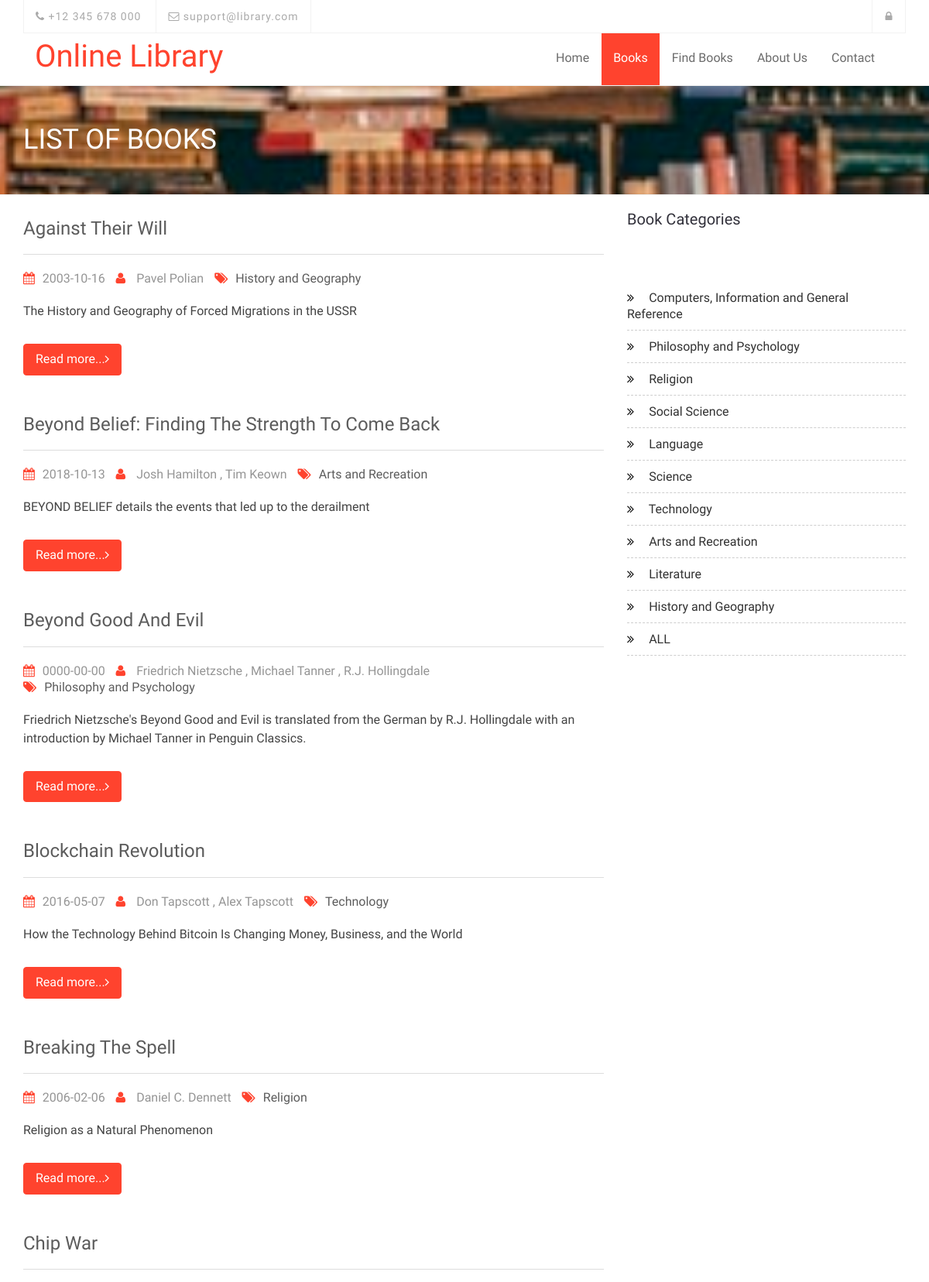
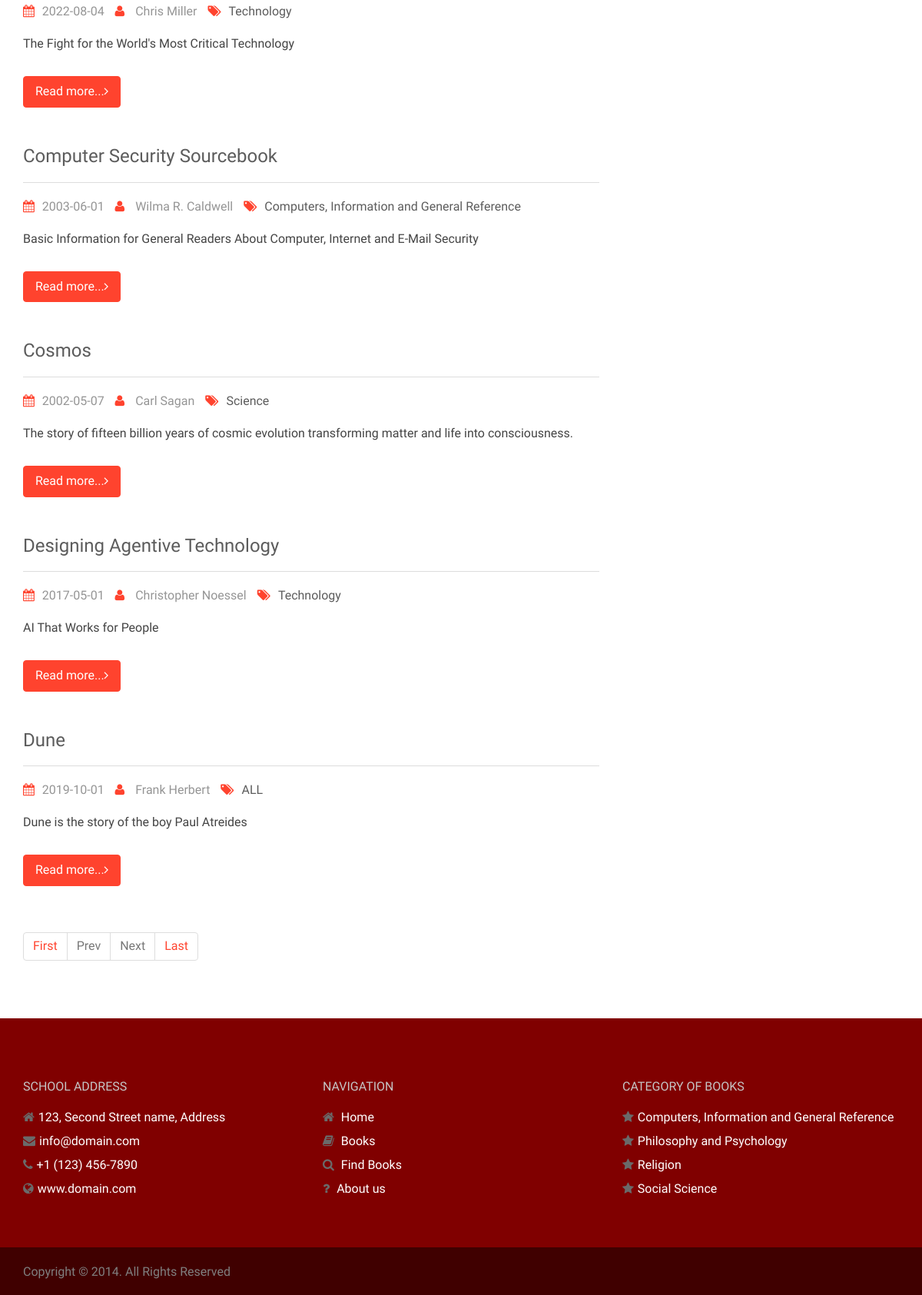
Page /index.php?q=books on the committed database (2 pictures, top to bottom).
### tables this page shows
CREATE TABLE `tblbooks` (
  `BookID` int(11) NOT NULL,
  `IBSN` varchar(13) NOT NULL,
  `BookTitle` varchar(125) NOT NULL,
  `BookDesc` varchar(255) NOT NULL,
  `Author` varchar(125) NOT NULL,
  `PublishDate` date NOT NULL,
  `BookPublisher` varchar(125) NOT NULL,
  `Category` varchar(90) NOT NULL,
  `BookPrice` double NOT NULL,
  `BookQuantity` int(11) NOT NULL,
  `Status` varchar(30) NOT NULL,
  `BookType` varchar(90) NOT NULL,
  `DeweyDecimal` varchar(90) NOT NULL,
  `OverAllQty` int(11) NOT NULL,
  `Donate` tinyint(1) NOT NULL,
  `Remarks` varchar(90) NOT NULL
);

CREATE TABLE `tblcategory` (
  `CategoryId` int(11) NOT NULL,
  `Category` varchar(125) NOT NULL,
  `DDecimal` varchar(90) NOT NULL
);

### index.php (called while the page is built, shortened)
<?php
require_once("include/initialize.php");
$view = (isset($_GET['q']) && $_GET['q'] != '') ? $_GET['q'] : '';
switch ($view) {
  case 'books':
    $title = "List of Books";
   break;
}
require_once("theme/templates.php");
?>

### include/database.php (called while the page is built, shortened)
<?php
class Database {
	var $sql_string = '';
	private $conn;
	public function open_connection() {
		$this->conn = mysqli_connect(server, user, pass);
		if (!$this->conn) {
			throw new Exception("Failed to connect to the database server: " . mysqli_connect_error());
		} else {
			$db_select = mysqli_select_db($this->conn, database_name);
		}
	}
	function setQuery($sql='') {
		$this->sql_string=$sql;
	}
	function executeQuery() {
		$result = mysqli_query($this->conn,$this->sql_string);
		return $result;
	}
	private function confirm_query($result) {
		return $result;
	}
	function loadResultList( $key='' ) {
		$cur = $this->executeQuery();
		$array = array();
		while ($row = mysqli_fetch_object($cur)) {
			if ($key) {
				$array[$row->$key] = $row;
			} else {
				$array[] = $row;
			}
		}
		return $array;
	}
	public function num_rows($result_set) {
		return mysqli_num_rows($result_set);
	}
}
$mydb = new Database();
?>

### include/categories.php (called while the page is built, shortened)
<?php
require_once('database.php');
class Category {
	protected static  $tblname = "tblcategory";
	function listofcategory(){
		global $mydb;
		$mydb->setQuery("SELECT * FROM ".self::$tblname);
		$cur = $mydb->loadResultList();
		return $cur;
	}
}
?>

### book.php (the view, shortened to what this page needs)
<?php
$category = isset($_GET['category']) ? $_GET['category'] : '';
$page = isset($_GET['page']) ? $_GET['page'] : 1;
    $no_of_records_per_page = 10;
    $offset = ($page-1) * $no_of_records_per_page;
    $total_pages_sql = "SELECT * FROM tblbooks WHERE Status='Available' AND Category LIKE '%$category%' ";
    $mydb->setQuery($total_pages_sql);
    $cur = $mydb->executeQuery();
    $total_rows = $mydb->num_rows($cur);
    $total_pages = ceil($total_rows / $no_of_records_per_page);
    $sql = "SELECT * FROM `tblbooks`  WHERE Status='Available' AND Category LIKE '%$category%' LIMIT $offset, $no_of_records_per_page";
    $mydb->setQuery($sql);
    $cur = $mydb->executeQuery();
    $maxrow = $mydb->num_rows($cur);
?>
<div class="container">
    <div class="row">
        <div class="col-md-8 blog-body">
                <?php
                $sql = "SELECT * FROM `tblbooks`  WHERE Category LIKE '%$category%' GROUP BY BookTitle LIMIT $offset, $no_of_records_per_page";
                $mydb->setQuery($sql);
                $cur = $mydb->loadResultlist();
                foreach ($cur as $result) {
                ?>
                    <div class="blog-post">
                        <h1 class="post-title"><a href="index.php?q=bookdetails&id=<?php echo $result->IBSN;?>"><?php echo $result->BookTitle;?></a></h1>
                        <ul class="post-meta">
                            <li><i class="fa fa-calendar"> </i><?php echo $result->PublishDate;?></li>
                            <li><i class="fa fa-user"> </i> <?php echo $result->Author;?></li>
                            <li><i class="fa fa-tags"> </i><a href="index.php?q=books&category=<?php echo $result->Category;?>"><?php echo $result->Category;?></a></li>
                        </ul>
                        <p class="post-content"> <?php echo $result->BookDesc;?></p>
                        <a href="index.php?q=bookdetails&id=<?php echo $result->IBSN;?>" class="btn btn-primary ">Read more...<i class="fa fa-angle-right"></i></a>
                    </div>
                <?php  }     ?>
            <nav>
            <?php if ($maxrow > 0) { ?>
            <ul class="pagination">
                <li class="page-item"><a class="page-link" href="index.php?q=books&category=<?php echo $category;?>&page=1">First</a></li>
                <li class="page-item <?php if($page <= 1){ echo 'disabled'; } ?>">
                    <a class="page-link" href="<?php if($page <= 1){ echo '#'; } else { echo "index.php?q=books&category=".$category."&page=".($page - 1); } ?>">Prev</a>
                </li>
                <li class="page-item <?php if($page >= $total_pages){ echo 'disabled'; } ?>">
                    <a class="page-link" href="<?php if($page >= $total_pages){ echo '#'; } else { echo "index.php?q=books&category=".$category."&page=".($page + 1); } ?>">Next</a>
                </li>
                <li class="page-item"><a class="page-link" href="index.php?q=books&category=<?php echo $category;?>&page=<?php echo $total_pages; ?>">Last</a></li>
            </ul>
            <?php }else{ echo '<h1>No Record Found!</h1>';} ?>
            </nav>
        </div>
        <div class="col-md-4 sidebar right-sidebar">
            <div class="widget widget-categories">
                <div class="section-heading-2">
                    <h3 class="section-title">
                        <span>Book Categories</span>
                    </h3>
                </div>
                <ul>
                        <?php
                        $category = new Category();
                        $cur = $category->listOfcategory();
                        foreach ($cur as $category) {
                            if ($category==$category->Category) {
                                    echo ' <li style="color:#FF432E">
                                        <i class="fa fa-angle-double-right"></i>
                                        <a  style="color:#FF432E" href="index.php?q=books&category='.$category->Category.'">'.$category->Category .'</a>
                                    </li> ';
                            }else{
                                        echo '<li>
                                        <i class="fa fa-angle-double-right"></i>
                                        <a   href="index.php?q=books&category='.$category->Category.'">'.$category->Category .'</a>
                                    </li> ';
                            }
                        }
                    ?>
                </ul>
            </div>
        </div>
    </div>
</div>

### theme/templates.php (shortened to what this page needs)
<!DOCTYPE html>
<?php  $q = isset($_GET['q']) ? $_GET['q'] :'';?>
<html lang="en">
    <head>
        <link rel="stylesheet" href="<?php echo web_root;?>asset/bootstrap/css/bootstrap.min.css" type="text/css">
        <link rel="stylesheet" href="<?php echo web_root;?>asset/font-awesome/css/font-awesome.min.css" type="text/css">
        <link rel="stylesheet" href="<?php echo web_root;?>asset/css/owl.carousel.css" type="text/css">
        <link rel="stylesheet" href="<?php echo web_root;?>asset/css/owl.theme.css" type="text/css">
        <link rel="stylesheet" href="<?php echo web_root;?>asset/css/owl.transitions.css" type="text/css">
        <link rel="stylesheet" type="text/css" href="<?php echo web_root;?>asset/css/animate.css">
        <link rel="stylesheet" type="text/css" href="<?php echo web_root;?>asset/css/lightbox.css">
        <link rel="stylesheet" type="text/css" href="<?php echo web_root;?>asset/css/style.css">
        <link rel="stylesheet" type="text/css" href="<?php echo web_root;?>asset/css/responsive.css">
        <link href="<?php echo web_root;?>admin/dist/css/datepicker.css" rel="stylesheet" />
        <link href="<?php echo web_root;?>admin/dist/css/dataTables.bootstrap4.min.css" rel="stylesheet" />
    </head>
    <body>
        <header class="clearfix">
            <div class="container">
                <div class="row">
                    <div class="col-md-12">
                        <div class="top-bar">
                            <div class="row">
                                <div class="col-md-6">
                                    <ul class="contact-details">
                                        <li><a href="#"><i class="fa fa-phone"></i> +12 345 678 000</a>
                                        </li>
                                        <li><a href="#"><i class="fa fa-envelope-o"></i> support@library.com</a>
                                        </li>
                                    </ul>
                                </div>
                                <div class="col-md-6">
                                    <ul class="social-list">
                                            <?php if (isset($_SESSION['BorrowerId'])) {
                                                echo '<li><a class="active" href="'.web_root.'logout.php"><i class="fa fa-sign-out"></i></a></li>';
                                                echo '<li><a class="active" href="'.web_root.'borrower/"><i class="fa fa-user"></i></a></li>';
                                            }else{
                                                echo '<li><a class="active" href="'.web_root.'index.php?q=login"><i class="fa fa-lock"></i></a></li>';
                                            }
                                        ?>
                                    </ul>
                                </div>
                            </div>
                        </div>
                    </div>
                </div>
            </div>
            <div class="navbar navbar-default navbar-top">
                <div class="container">
                    <div class="navbar-header">
                        <a class="navbar-brand" href="<?php echo web_root;?>">Online Library</a>
                    </div>
                    <div class="navbar-collapse collapse">
                        <ul class="nav navbar-nav navbar-right">
                            <li>
                                <a class="<?php echo ($q=='')? 'active' : ''?>" href="<?php echo web_root;?>">Home</a>
                            </li>
                            <li >
                                <a class="<?php echo ($q=='books' || $q=='borrow' || $q=='bookdetails')? 'active' : ''?>" href="<?php echo web_root;?>index.php?q=books">Books</a>
                            </li>
                            <li>
                                <a  class="<?php echo ($q=='find')? 'active' : ''?>" href="<?php echo web_root;?>index.php?q=find">Find Books</a>
                            </li>
                            <li>
                                <a  class="<?php echo ($q=='about')? 'active' : ''?>" href="<?php echo web_root;?>index.php?q=about">About Us</a>
                            </li>
                            <li >
                            	<a class="<?php echo ($q=='contact')? 'active' : ''?>" href="<?php echo web_root;?>index.php?q=contact">Contact</a>
                            </li>
                        </ul>
                    </div>
                </div>
            </div>
        </header>
        <?php
        if ($q!='') {
          echo '<div class="page-header">
              <div class="overlay">
                  <div class="container">
                      <div class="row">
                          <div class="col-md-12">
                              <h1>'.$title.'</h1>
                          </div>
                      </div>
                  </div>
              </div>
          </div>';
        }
        ?>
		<?php  require_once $content; ?>
        <section id="footer-section" class="footer-section">
            <div class="container">
                <div class="row">
                    <div class="col-md-4">
                        <div class="section-heading-2">
                            <h3 class="section-title">
                                <span>School Address</span>
                            </h3>
                        </div>
                        <div class="footer-address">
                            <ul>
                                <li class="footer-contact"><i class="fa fa-home"></i>123, Second Street name, Address</li>
                                <li class="footer-contact"><i class="fa fa-envelope"></i><a href="#">info@domain.com</a></li>
                                <li class="footer-contact"><i class="fa fa-phone"></i>+1 (123) 456-7890</li>
                                <li class="footer-contact"><i class="fa fa-globe"></i><a href="#" target="_blank">www.domain.com</a></li>
                            </ul>
                        </div>
                    </div>
                    <div class="col-md-4">
                        <div class="section-heading-2">
                            <h3 class="section-title">
                                <span>Navigation</span>
                            </h3>
                        </div>
                        <div class="footer-address">
                            <ul>
                                <li class="footer-contact"><i class="fa fa-home"></i> <a href="<?php echo web_root;?>" target="_blank">Home</a></li>
                                <li class="footer-contact"><i class="fa fa-book"></i> <a href="<?php echo web_root;?>index.php?q=books">Books</a></li>
                                <li class="footer-contact"><i class="fa fa-search"></i> <a href="<?php echo web_root;?>index.php?q=find" target="_blank">Find Books</a></li>
                                <li class="footer-contact"><i class="fa fa-question"></i> <a href="#" target="<?php echo web_root;?>index.php?q=about">About us</a></li>
                            </ul>
                        </div>
                    </div>
                    <div class="col-md-4">
                        <div class="section-heading-2">
                            <h3 class="section-title">
                                <span>Category of Books</span>
                            </h3>
                        </div>
                        <div class="footer-address">
                            <ul>
                                <?php
                                    $sql = "SELECT * FROM tblcategory LIMIT 4";
                                    $mydb->setQuery($sql);
                                    $res = $mydb->loadResultList();
                                    foreach ($res as $object) {
                                        echo '<li class="footer-contact"><i class="fa fa-star"></i>'.$object->Category.'</li>';
                                    }
                                ?>
                            </ul>
                        </div>
                    </div>
                </div>
            </div>
        </section>
        <div id="copyright-section" class="copyright-section">
            <div class="container">
                <div class="row">
                    <div class="col-md-7">
                        <div class="copyright">
                            Copyright © 2014. All Rights Reserved
                        </div>
                    </div>
                </div>
            </div>
        </div>
    </body>
</html>

### asset/css/lightbox.css (style rules this page uses)
body:after { content: url(../images/close.png) url(../images/loading.gif) url(../images/prev.png) url(../images/next.png); display: none; }

### rows in the picture
tblbooks: BookTitle "Against Their Will", PublishDate "2003-10-16", Author "Pavel Polian", Category "History and Geography", BookDesc "The History and Geography of Forced Migrations in the USSR"
tblbooks: BookTitle "Beyond Belief: Finding The Strength To Come Back", PublishDate "2018-10-13", Author "Josh Hamilton , Tim Keown", Category "Arts and Recreation", BookDesc "BEYOND BELIEF details the events that led up to the derailment"
tblbooks: BookTitle "Beyond Good And Evil", PublishDate "0000-00-00", Author "Friedrich Nietzsche , Michael Tanner , R.J. Hollingdale", Category "Philosophy and Psychology", BookDesc "Friedrich Nietzsche's Beyond Good and Evil is translated from the German by R.J. Hollingdale with an introduction by Michael Tanner in Penguin Classics."
tblbooks: BookTitle "Blockchain Revolution", PublishDate "2016-05-07", Author "Don Tapscott , Alex Tapscott", Category "Technology", BookDesc "How the Technology Behind Bitcoin Is Changing Money, Business, and the World"
tblbooks: BookTitle "Breaking The Spell", PublishDate "2006-02-06", Author "Daniel C. Dennett", Category "Religion", BookDesc "Religion as a Natural Phenomenon"
tblbooks: BookTitle "Chip War", PublishDate "2022-08-04", Author "Chris Miller", Category "Technology", BookDesc "The Fight for the World's Most Critical Technology"
tblbooks: BookTitle "Computer Security Sourcebook", PublishDate "2003-06-01", Author "Wilma R. Caldwell", Category "Computers, Information and General Reference", BookDesc "Basic Information for General Readers About Computer, Internet and E-Mail Security"
tblbooks: BookTitle "Cosmos", PublishDate "2002-05-07", Author "Carl Sagan", Category "Science", BookDesc "The story of fifteen billion years of cosmic evolution transforming matter and life into consciousness."
tblbooks: BookTitle "Designing Agentive Technology", PublishDate "2017-05-01", Author "Christopher Noessel", Category "Technology", BookDesc "AI That Works for People"
tblbooks: BookTitle "Dune", PublishDate "2019-10-01", Author "Frank Herbert", Category "ALL", BookDesc "Dune is the story of the boy Paul Atreides"
tblcategory: Category "Computers, Information and General Reference"
tblcategory: Category "Philosophy and Psychology"
tblcategory: Category "Religion"
tblcategory: Category "Social Science"
tblcategory: Category "Language"
tblcategory: Category "Science"
tblcategory: Category "Technology"
tblcategory: Category "Arts and Recreation"
tblcategory: Category "Literature"
tblcategory: Category "History and Geography"
tblcategory: Category "ALL"

### other values in the picture
$title "LIST OF BOOKS"
